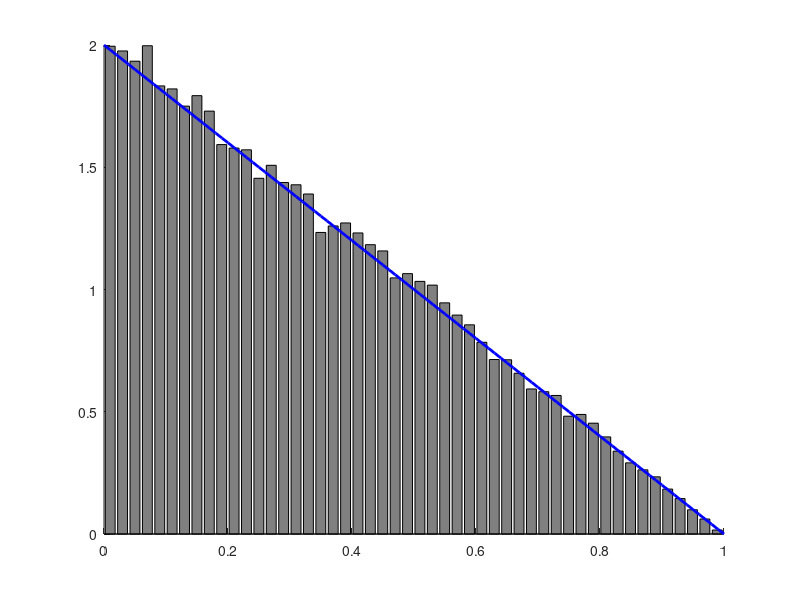
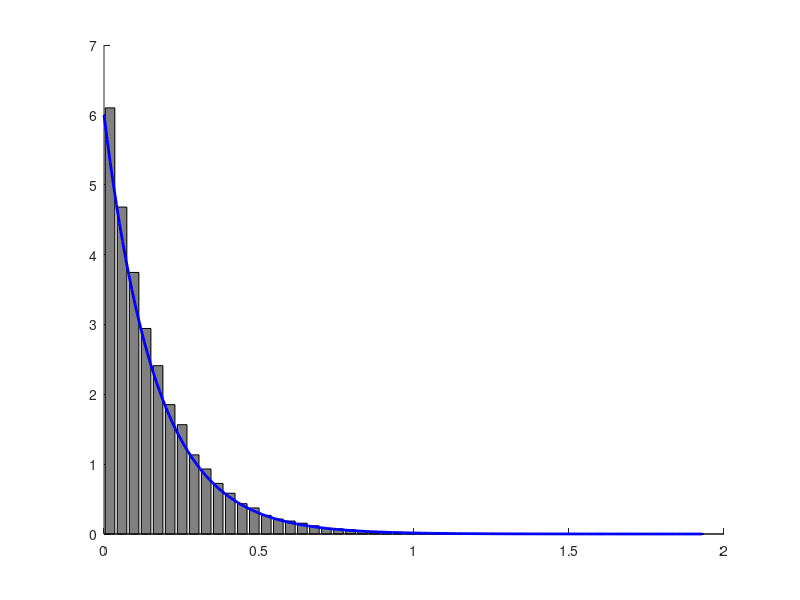

Reproduce these figures in MATLAB, in order.
%Ex3
%Reprendre les résultats de l'exercice 5 chap 3 (continues) et les vérifier
%empiriquement à l'aide d'un programme Matlab

clear variables;
close all;
clc;

%a

N = 50000;
X = rand(1,N);
Y = rand(1,N);
Z = min(X,Y);

[h_Z,x_Z]=hist(Z,50);
h_Z = h_Z/trapz(x_Z,h_Z);

z = 0:0.01:1;
fz = 2* (1 -z);
figure(1)
hold on
h1 = bar(x_Z,h_Z);
set(h1,'FaceColor', [0.5 0.5 0.5]);
plot(z, fz, 'b', 'LineWidth',2)

%b

lambda = 3;

X = -log(rand(1,N))/lambda;
Y = -log(rand(1,N))/lambda;
Z = min(X,Y);

[h_Z,x_Z]=hist(Z,50);
h_Z = h_Z/trapz(x_Z,h_Z);

z = 0:0.01:max(Z);
fz = 2*lambda * exp(-2*lambda*z);

figure(2)
hold on
h1 = bar(x_Z,h_Z);
set(h1,'FaceColor', [0.5 0.5 0.5]);
plot(z, fz, 'b', 'LineWidth',2)